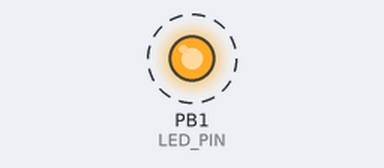
This sketch was run on a simulated ATtiny85, built with avr-gcc and run on an emulated ATtiny85. On the bench: output pins drawn as LEDs (lit = HIGH). Dashed ring = blinking.

Above: at 0.5 s.
Timing chart, 0 to 4.6 s (numbered marks = the images above):
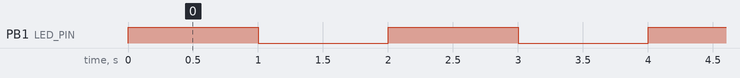

The sketch:

Lights_on_and_off.ino
```cpp
#include "DigiKeyboard.h"

#define LED_PIN 1 // Define the pin number where the LED is connected

void setup() {
  pinMode(LED_PIN, OUTPUT); // Set the LED pin as OUTPUT
}

void loop() {
  // Turn on the LED
  digitalWrite(LED_PIN, HIGH);
  DigiKeyboard.delay(1000); // Wait for 1 second (1000 milliseconds)

 // Turn off the LED
  digitalWrite(LED_PIN, LOW);
  DigiKeyboard.delay(1000); // Wait for 1 second (1000 milliseconds)
}
```

Measured:
- by itself, PB1 (LED_PIN): alternates HIGH for 1.0 s and LOW for 1.0 s
